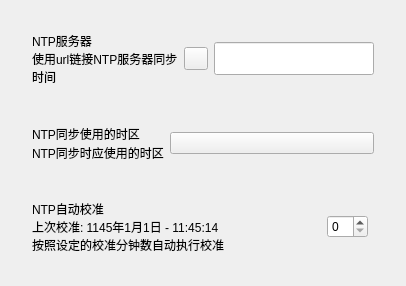
          <widget class="CardWidget" name="CardWidget_17">
           <property name="minimumSize">
            <size>
             <width>0</width>
             <height>70</height>
            </size>
           </property>
           <layout class="QVBoxLayout" name="verticalLayout_29">
            <property name="leftMargin">
             <number>16</number>
            </property>
            <property name="topMargin">
             <number>16</number>
            </property>
            <property name="rightMargin">
             <number>16</number>
            </property>
            <property name="bottomMargin">
             <number>16</number>
            </property>
            <item>
             <widget class="CardWidget" name="CardWidget_19">
              <property name="minimumSize">
               <size>
                <width>0</width>
                <height>70</height>
               </size>
              </property>
              <layout class="QHBoxLayout" name="horizontalLayout_20">
               <property name="leftMargin">
                <number>16</number>
               </property>
               <property name="topMargin">
                <number>16</number>
               </property>
               <property name="rightMargin">
                <number>16</number>
               </property>
               <property name="bottomMargin">
                <number>16</number>
               </property>
               <item>
                <layout class="QVBoxLayout" name="verticalLayout_31">
                 <property name="spacing">
                  <number>0</number>
                 </property>
                 <item>
                  <widget class="StrongBodyLabel" name="StrongBodyLabel_21">
                   <property name="sizePolicy">
                    <sizepolicy hsizetype="Expanding" vsizetype="Preferred">
                     <horstretch>0</horstretch>
                     <verstretch>0</verstretch>
                    </sizepolicy>
                   </property>
                   <property name="text">
                    <string>NTP服务器</string>
                   </property>
                   <property name="wordWrap">
                    <bool>true</bool>
                   </property>
                  </widget>
                 </item>
                 <item>
                  <widget class="CaptionLabel" name="CaptionLabel_18">
                   <property name="text">
                    <string>使用url链接NTP服务器同步时间</string>
                   </property>
                   <property name="wordWrap">
                    <bool>true</bool>
                   </property>
                   <property name="lightColor" stdset="0">
                    <color alpha="150">
                     <red>0</red>
                     <green>0</green>
                     <blue>0</blue>
                    </color>
                   </property>
                   <property name="darkColor" stdset="0">
                    <color alpha="200">
                     <red>255</red>
                     <green>255</green>
                     <blue>255</blue>
                    </color>
                   </property>
                  </widget>
                 </item>
                </layout>
               </item>
               <item>
                <widget class="ToolButton" name="ntp_refresh_button"/>
               </item>
               <item>
                <widget class="LineEdit" name="ntp_server_url">
                 <property name="sizePolicy">
                  <sizepolicy hsizetype="Maximum" vsizetype="Fixed">
                   <horstretch>0</horstretch>
                   <verstretch>0</verstretch>
                  </sizepolicy>
                 </property>
                 <property name="minimumSize">
                  <size>
                   <width>160</width>
                   <height>33</height>
                  </size>
                 </property>
                </widget>
               </item>
              </layout>
             </widget>
            </item>
            <item>
             <widget class="CardWidget" name="CardWidget_21">
              <property name="minimumSize">
               <size>
                <width>0</width>
                <height>70</height>
               </size>
              </property>
              <layout class="QHBoxLayout" name="horizontalLayout_22">
               <property name="leftMargin">
                <number>16</number>
               </property>
               <property name="topMargin">
                <number>16</number>
               </property>
               <property name="rightMargin">
                <number>16</number>
               </property>
               <property name="bottomMargin">
                <number>16</number>
               </property>
               <item>
                <layout class="QVBoxLayout" name="verticalLayout_33">
                 <property name="spacing">
                  <number>0</number>
                 </property>
                 <item>
                  <widget class="StrongBodyLabel" name="StrongBodyLabel_23">
                   <property name="sizePolicy">
                    <sizepolicy hsizetype="Expanding" vsizetype="Preferred">
                     <horstretch>0</horstretch>
                     <verstretch>0</verstretch>
                    </sizepolicy>
                   </property>
                   <property name="text">
                    <string>NTP同步使用的时区</string>
                   </property>
                   <property name="wordWrap">
                    <bool>true</bool>
                   </property>
                  </widget>
                 </item>
                 <item>
                  <widget class="CaptionLabel" name="CaptionLabel_21">
                   <property name="text">
                    <string>NTP同步时应使用的时区</string>
                   </property>
                   <property name="wordWrap">
                    <bool>true</bool>
                   </property>
                   <property name="lightColor" stdset="0">
                    <color alpha="150">
                     <red>0</red>
                     <green>0</green>
                     <blue>0</blue>
                    </color>
                   </property>
                   <property name="darkColor" stdset="0">
                    <color alpha="200">
                     <red>255</red>
                     <green>255</green>
                     <blue>255</blue>
                    </color>
                   </property>
                  </widget>
                 </item>
                </layout>
               </item>
               <item>
                <widget class="ComboBox" name="ntp_sync_timezone">
                 <property name="minimumSize">
                  <size>
                   <width>204</width>
                   <height>0</height>
                  </size>
                 </property>
                </widget>
               </item>
              </layout>
             </widget>
            </item>
            <item>
             <widget class="CardWidget" name="CardWidget_20">
              <property name="minimumSize">
               <size>
                <width>0</width>
                <height>70</height>
               </size>
              </property>
              <layout class="QHBoxLayout" name="horizontalLayout_21">
               <property name="leftMargin">
                <number>16</number>
               </property>
               <property name="topMargin">
                <number>16</number>
               </property>
               <property name="rightMargin">
                <number>16</number>
               </property>
               <property name="bottomMargin">
                <number>16</number>
               </property>
               <item>
                <layout class="QVBoxLayout" name="verticalLayout_32">
                 <property name="spacing">
                  <number>0</number>
                 </property>
                 <item>
                  <widget class="StrongBodyLabel" name="StrongBodyLabel_22">
                   <property name="sizePolicy">
                    <sizepolicy hsizetype="Expanding" vsizetype="Preferred">
                     <horstretch>0</horstretch>
                     <verstretch>0</verstretch>
                    </sizepolicy>
                   </property>
                   <property name="text">
                    <string>NTP自动校准</string>
                   </property>
                   <property name="wordWrap">
                    <bool>true</bool>
                   </property>
                  </widget>
                 </item>
                 <item>
                  <widget class="CaptionLabel" name="CaptionLabel_20">
                   <property name="styleSheet">
                    <string notr="true"/>
                   </property>
                   <property name="text">
                    <string>上次校准: 1145年1月1日 - 11:45:14</string>
                   </property>
                   <property name="wordWrap">
                    <bool>true</bool>
                   </property>
                   <property name="lightColor" stdset="0">
                    <color alpha="150">
                     <red>0</red>
                     <green>0</green>
                     <blue>0</blue>
                    </color>
                   </property>
                   <property name="darkColor" stdset="0">
                    <color alpha="200">
                     <red>255</red>
                     <green>255</green>
                     <blue>255</blue>
                    </color>
                   </property>
                  </widget>
                 </item>
                 <item>
                  <widget class="CaptionLabel" name="CaptionLabel_19">
                   <property name="text">
                    <string>按照设定的校准分钟数自动执行校准</string>
                   </property>
                   <property name="wordWrap">
                    <bool>true</bool>
                   </property>
                   <property name="lightColor" stdset="0">
                    <color alpha="150">
                     <red>0</red>
                     <green>0</green>
                     <blue>0</blue>
                    </color>
                   </property>
                   <property name="darkColor" stdset="0">
                    <color alpha="200">
                     <red>255</red>
                     <green>255</green>
                     <blue>255</blue>
                    </color>
                   </property>
                  </widget>
                 </item>
                </layout>
               </item>
               <item>
                <widget class="SpinBox" name="ntp_refresh_picker"/>
               </item>
               <item>
                <widget class="SwitchButton" name="switch_enable_ntp_auto_sync">
                 <property name="onText">
                  <string>启用</string>
                 </property>
                 <property name="offText">
                  <string>关闭</string>
                 </property>
                </widget>
               </item>
              </layout>
             </widget>
            </item>
           </layout>
          </widget>
